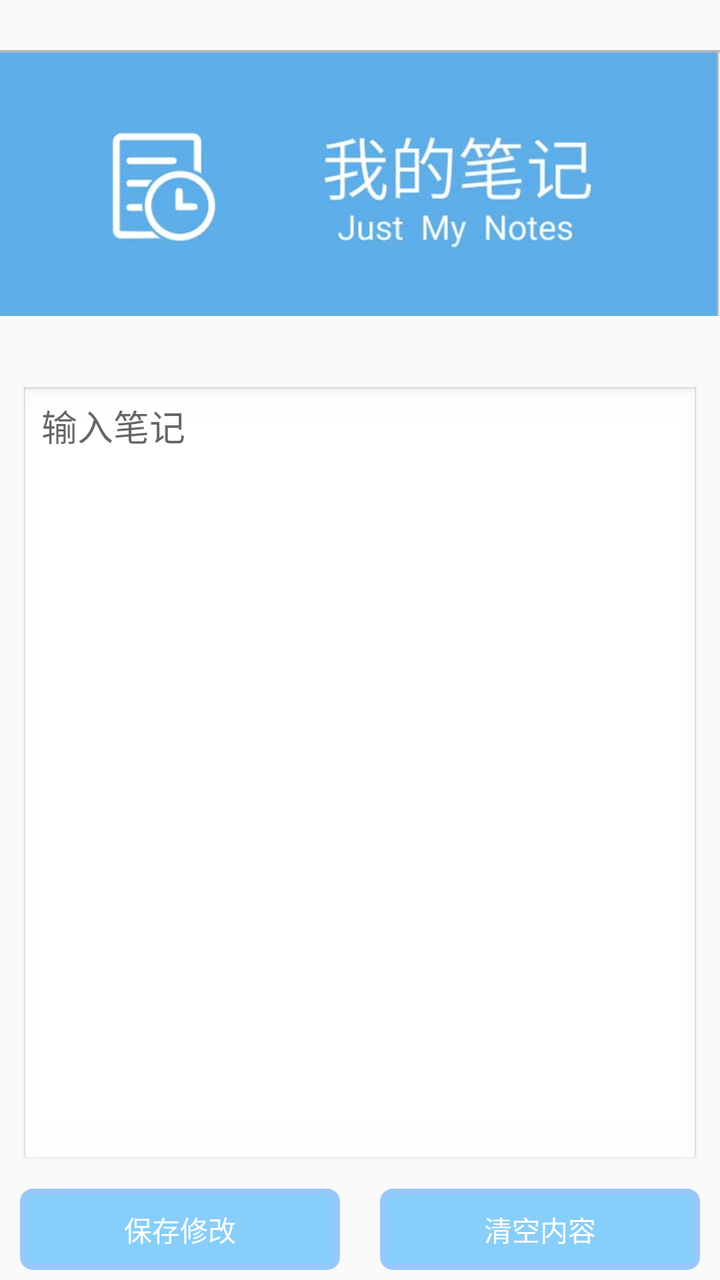
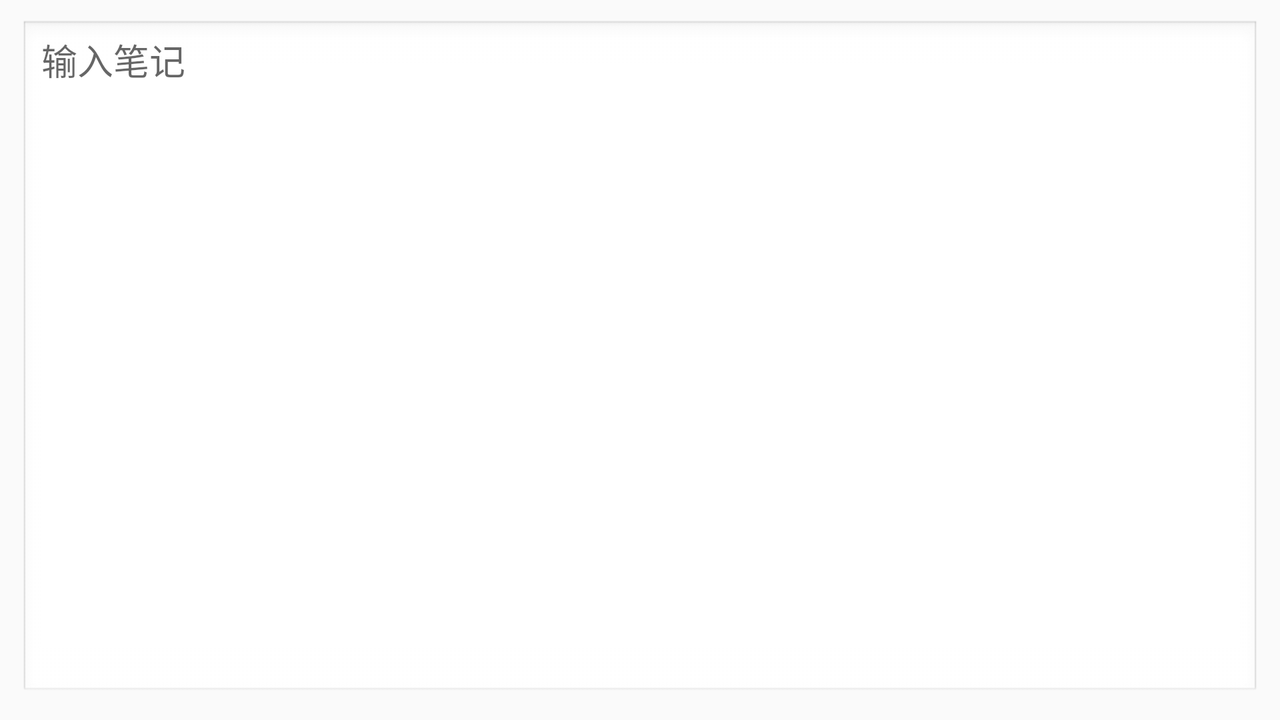

First picture: res/layout/ on a phone held upright. Second picture: the repository's own variant of that layout, on a device whose configuration matches the variant's folder. Source for both follows.
<!-- AndroidManifest.xml: application theme AppTheme -->
<!-- res/layout/show_note.xml -->
<?xml version="1.0" encoding="utf-8"?>
<LinearLayout xmlns:android="http://schemas.android.com/apk/res/android"
    android:orientation="vertical" android:layout_width="match_parent"
    android:layout_height="match_parent">
    <ImageView
        android:layout_width="match_parent"
        android:layout_height="fill_parent"
        android:src="@drawable/my_note"
        android:layout_centerVertical="true"
        android:layout_weight="2"/>
    <EditText
        android:id="@+id/show_note"
        android:layout_width="fill_parent"
        android:layout_height="fill_parent"
        android:layout_weight="1"
        android:enabled="true"
        android:gravity="top"
        android:inputType="textMultiLine"
        android:hint="输入笔记"
        android:minLines="20"
        android:maxLines="20"
        android:scrollbars="vertical"
        android:layout_marginLeft="10dp"
        android:layout_marginTop="10dp"
        android:layout_marginBottom="10dp"
        android:layout_marginRight="10dp"
        android:background="@android:drawable/edit_text" />

    <LinearLayout
        android:layout_width="match_parent"
        android:layout_height="wrap_content">
    <Button
        android:text="保存修改"
        android:layout_width="fill_parent"
        android:layout_marginLeft="10dp"
        android:layout_marginRight="10dp"
        android:layout_marginBottom="5dp"
        android:layout_weight="1"
        android:layout_height="wrap_content"
        android:id="@+id/save_change" />
        <Button
            android:text="清空内容"
            android:layout_width="fill_parent"
            android:layout_marginLeft="10dp"
            android:layout_marginBottom="5dp"
            android:layout_marginRight="10dp"
            android:layout_weight="1"
            android:layout_height="wrap_content"
            android:id="@+id/clear_change" />
    </LinearLayout>
</LinearLayout>
<!-- resources referenced by this layout -->
<resources>
  <!-- drawable my_note: jpg bitmap (drawable-hdpi, 28611 bytes) -->
  <style name="AppTheme" parent="Theme.AppCompat.DayNight.DarkActionBar">
          
          <item name="android:windowNoTitle">false</item>
          <item name="android:windowTitleSize">50dp</item>
          <item name="android:windowTitleBackgroundStyle">@style/CustomWindowTitleBackground</item>
          <item name="android:buttonStyle">@style/ButtonStyle</item>
          <item name="android:textViewStyle">@style/TextStyle</item>
      </style>
  <style name="CustomWindowTitleBackground">
          <item name="android:background">#f0f0f0</item>
          <item name="android:textAlignment">center</item>
          <item name="android:gravity">center</item>
          <item name="android:textColor">#000000</item>
      </style>
  <style name="ButtonStyle">
          <item name="android:background">@drawable/my_button</item>
          <item name="android:textColor">#ffffff</item>
          <item name="android:gravity">center</item>
      </style>
  <style name="TextStyle">
          <item name="android:textColor">#202020</item>
          <item name="android:typeface">monospace</item>
      </style>
  <!-- drawable my_button (drawable-hdpi) -->
  <?xml version="1.0" encoding="utf-8"?>
  <selector xmlns:android="http://schemas.android.com/apk/res/android">
      <item android:state_pressed="true">
          <shape>
              <gradient android:startColor="#20b2aa" android:endColor="#20b2aa"
                  android:angle="270" />
              <stroke android:width="3dip" android:color="#f0f0f0" />
              <corners android:radius="2dp" />
              <padding android:left="10dp" android:top="10dp"
                  android:right="10dp" android:bottom="10dp" />
          </shape>
      </item>
  
      <item android:state_focused="true">
          <shape>
              <gradient android:startColor="#20b2aa" android:endColor="#20b2aa"
                  android:angle="270" />
              <stroke android:width="3dip" android:color="#f0f0f0" />
              <corners android:radius="2dp" />
              <padding android:left="10dp" android:top="10dp"
                  android:right="10dp" android:bottom="10dp" />
          </shape>
      </item>
  
      <item>
          <shape>
              <gradient android:startColor="#87cefa" android:endColor="#87cefa"
                  android:angle="180" />
              <stroke android:width="3dip" android:color="#98c8f9" />
              <corners android:radius="5dip" />
              <padding android:left="10dp" android:top="10dp"
                  android:right="10dp" android:bottom="10dp" />
          </shape>
      </item>
  </selector>
</resources>
<!-- res/layout-land/show_note.xml (the repository's variant of the layout above) -->
<!-- drawn on the phone turned sideways -->
<?xml version="1.0" encoding="utf-8"?>
<LinearLayout xmlns:android="http://schemas.android.com/apk/res/android"
    android:orientation="vertical" android:layout_width="match_parent"
    android:layout_height="match_parent">

    <EditText
        android:id="@+id/show_note"
        android:layout_width="fill_parent"
        android:layout_height="wrap_content"
        android:enabled="true"
        android:gravity="top"
        android:inputType="textMultiLine"
        android:hint="输入笔记"
        android:minLines="20"
        android:maxLines="20"
        android:scrollbars="vertical"
        android:layout_marginLeft="10dp"
        android:layout_marginTop="10dp"
        android:layout_marginBottom="10dp"
        android:layout_marginRight="10dp"
        android:background="@android:drawable/edit_text" />

    <LinearLayout
        android:layout_width="match_parent"
        android:layout_height="wrap_content">
    <Button
        android:text="保存修改"
        android:layout_width="fill_parent"
        android:layout_weight="1"
        android:layout_height="wrap_content"
        android:id="@+id/save_change" />
        <Button
            android:text="清空内容"
            android:layout_width="fill_parent"
            android:layout_weight="1"
            android:layout_height="wrap_content"
            android:id="@+id/clear_change" />
    </LinearLayout>
</LinearLayout>
<!-- resources referenced by the variant -->
<!-- as the phone turned sideways resolves them -->
<resources>
  <style name="AppTheme" parent="Theme.AppCompat.DayNight.DarkActionBar">
          
          <item name="android:windowNoTitle">false</item>
          <item name="android:windowTitleSize">50dp</item>
          <item name="android:windowTitleBackgroundStyle">@style/CustomWindowTitleBackground</item>
          <item name="android:buttonStyle">@style/ButtonStyle</item>
          <item name="android:textViewStyle">@style/TextStyle</item>
      </style>
  <style name="CustomWindowTitleBackground">
          <item name="android:background">#f0f0f0</item>
          <item name="android:textAlignment">center</item>
          <item name="android:gravity">center</item>
          <item name="android:textColor">#000000</item>
      </style>
  <style name="ButtonStyle">
          <item name="android:background">@drawable/my_button</item>
          <item name="android:textColor">#ffffff</item>
          <item name="android:gravity">center</item>
      </style>
  <style name="TextStyle">
          <item name="android:textColor">#202020</item>
          <item name="android:typeface">monospace</item>
      </style>
  <!-- drawable my_button (drawable-hdpi) -->
  <?xml version="1.0" encoding="utf-8"?>
  <selector xmlns:android="http://schemas.android.com/apk/res/android">
      <item android:state_pressed="true">
          <shape>
              <gradient android:startColor="#20b2aa" android:endColor="#20b2aa"
                  android:angle="270" />
              <stroke android:width="3dip" android:color="#f0f0f0" />
              <corners android:radius="2dp" />
              <padding android:left="10dp" android:top="10dp"
                  android:right="10dp" android:bottom="10dp" />
          </shape>
      </item>
  
      <item android:state_focused="true">
          <shape>
              <gradient android:startColor="#20b2aa" android:endColor="#20b2aa"
                  android:angle="270" />
              <stroke android:width="3dip" android:color="#f0f0f0" />
              <corners android:radius="2dp" />
              <padding android:left="10dp" android:top="10dp"
                  android:right="10dp" android:bottom="10dp" />
          </shape>
      </item>
  
      <item>
          <shape>
              <gradient android:startColor="#87cefa" android:endColor="#87cefa"
                  android:angle="180" />
              <stroke android:width="3dip" android:color="#98c8f9" />
              <corners android:radius="5dip" />
              <padding android:left="10dp" android:top="10dp"
                  android:right="10dp" android:bottom="10dp" />
          </shape>
      </item>
  </selector>
</resources>
